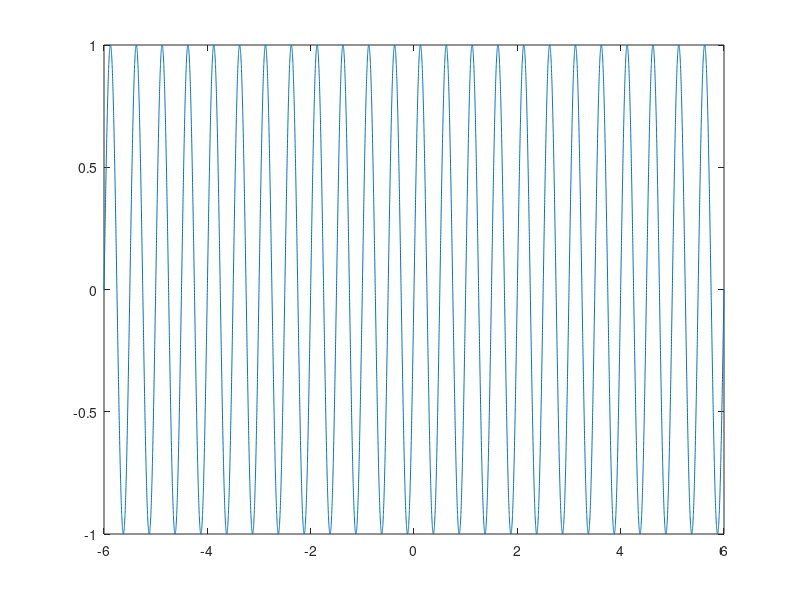
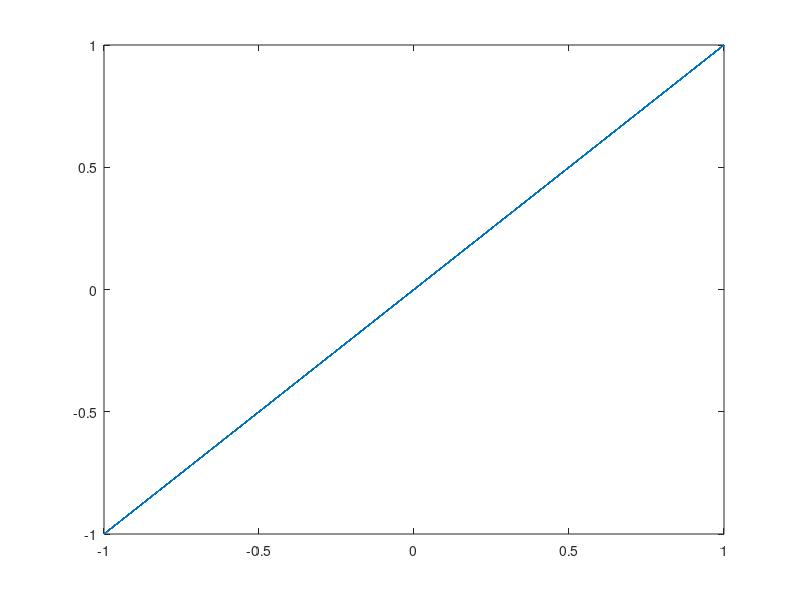
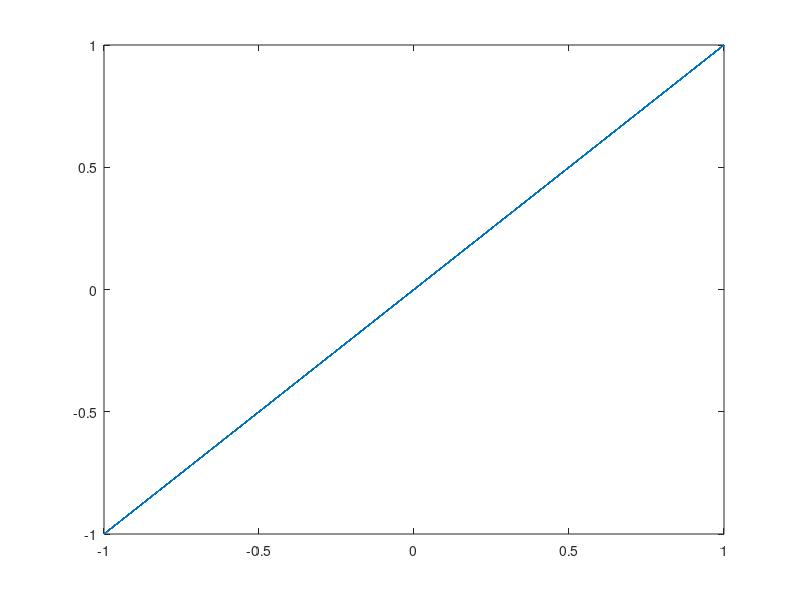

Recreate these plots in MATLAB, in order.
t = -6 : .001:6;
y = sin(4*pi*t);
figure(1);
plot(t,y);


%TAREA

f1 = sin(4*pi*t);
figure(2);
plot(f1,y);

f2 = sin(4*pi*t);
figure(3);
plot(f2,y);

f3 = sin(4*pi*t);
figure(3);
plot(f3,y);

